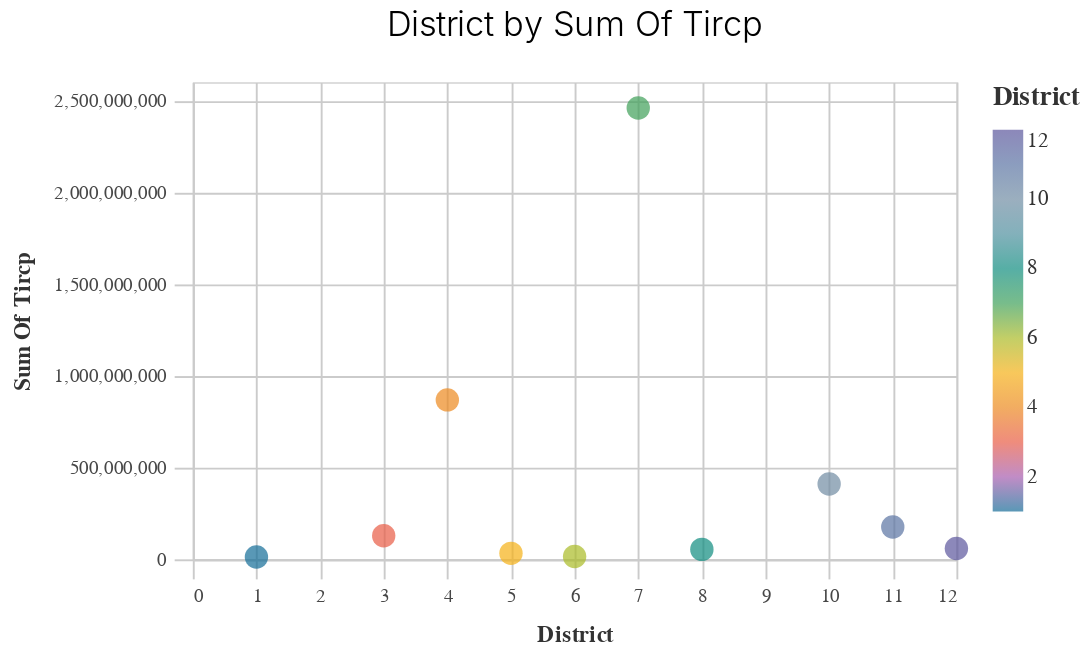

Notebook code cell kept with this figure:
### Code cell
District = TIRCP_functions.basic_scatter_chart(df8, 'District','Sum_of_TIRCP','District') 
District

### Figure 1 — Vega-Lite specification as saved in the notebook (floating-point values rounded to 4 significant figures)
{"config": {"view": {"continuousWidth": 400, "continuousHeight": 300}, "axis": {"domainColor": "#cbcbcb", "grid": true, "gridColor": "#cbcbcb", "gridWidth": 1, "labelColor": "#474747", "labelFont": "Nunito Sans", "labelFontSize": 10, "labelPadding": 4, "tickColor": "#cbcbcb", "tickSize": 10, "titleColor": "#333", "titleFont": "Raleway", "titleFontSize": 12, "titlePadding": 10}, "axisBand": {"grid": false}, "background": "white", "font": "Raleway", "header": {"labelFont": "Nunito Sans", "titleFont": "Raleway"}, "legend": {"labelColor": "#333", "labelFont": "Nunito Sans", "labelFontSize": 11, "labelLimit": 0, "padding": 1, "symbolSize": 30, "symbolType": "square", "titleColor": "#333", "titleFont": "Raleway", "titleFontSize": 14, "titlePadding": 10}, "title": {"anchor": "middle", "font": "Raleway", "fontSize": 18, "fontWeight": 300, "offset": 20}}, "data": {"name": "data-d733a302583d22cdd0f83216d95e8bcf"}, "mark": {"type": "circle", "size": 150}, "encoding": {"color": {"field": "District", "legend": {"title": "District"}, "scale": {"range": ["#136C97", "#E16B26", "#F6BF16", "#00896B", "#7790A3", "#5B559C"]}, "type": "quantitative"}, "x": {"field": "District", "title": "District", "type": "quantitative"}, "y": {"field": "Sum_of_TIRCP", "title": "Sum Of Tircp", "type": "quantitative"}}, "height": 250, "title": "District by Sum Of Tircp", "width": 400, "$schema": "https://vega.github.io/schema/vega-lite/v4.17.0.json", "datasets": {"data-d733a302583d22cdd0f83216d95e8bcf": [{"District": 7, "Count_of_Projects": 17, "Sum_of_TIRCP": 2459000000.0}, {"District": 4, "Count_of_Projects": 14, "Sum_of_TIRCP": 868500000.0}, {"District": "VAR", "Count_of_Projects": 8, "Sum_of_TIRCP": 690900000.0}, {"District": 10, "Count_of_Projects": 4, "Sum_of_TIRCP": 410200000.0}, {"District": 11, "Count_of_Projects": 6, "Sum_of_TIRCP": 175900000.0}, {"District": 3, "Count_of_Projects": 5, "Sum_of_TIRCP": 128300000.0}, {"District": 12, "Count_of_Projects": 3, "Sum_of_TIRCP": 58940000.0}, {"District": 8, "Count_of_Projects": 3, "Sum_of_TIRCP": 54200000.0}, {"District": 5, "Count_of_Projects": 3, "Sum_of_TIRCP": 32610000.0}, {"District": 6, "Count_of_Projects": 2, "Sum_of_TIRCP": 15800000.0}, {"District": 1, "Count_of_Projects": 1, "Sum_of_TIRCP": 12990000.0}]}}
